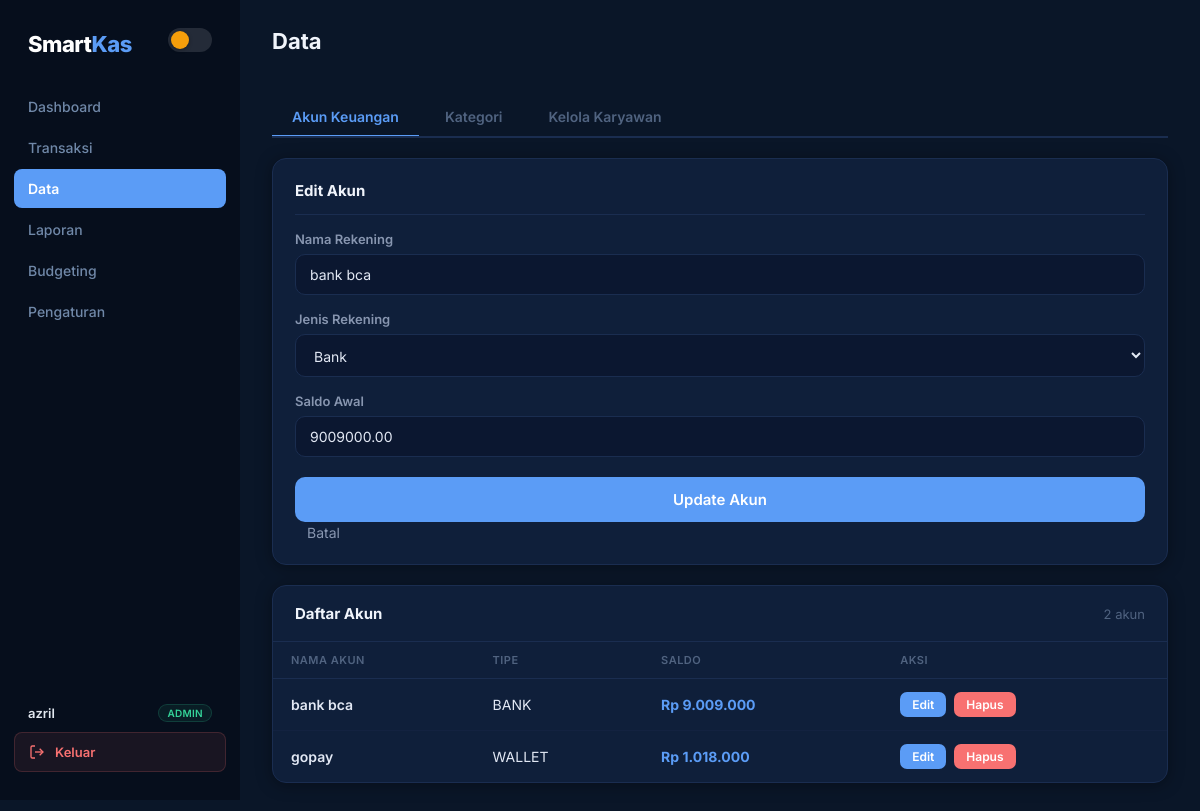
Page /data/index.php?tab=akun&edit=9 (signed in) on the committed database.
### tables this page shows
CREATE TABLE `akun_tf` (
  `id` int(11) NOT NULL,
  `user_id` int(11) NOT NULL,
  `nama_akun` varchar(255) DEFAULT NULL,
  `jenis_akun` enum('kas','bank','wallet') DEFAULT NULL,
  `saldo_awal` decimal(15,2) DEFAULT NULL,
  `saldo_akhir` decimal(15,2) DEFAULT NULL,
  `created_at` timestamp NOT NULL DEFAULT current_timestamp()
);

### data/akuntf.php (the view, shortened to what this page needs)
<?php
$userId = getOwnerUserId();
$editData = null;
if (isset($_GET['edit'])) {
    $id = (int) $_GET['edit'];
    $stmt = $conn->prepare("SELECT * FROM akun_tf WHERE id = ? AND user_id = ?");
    $stmt->execute([$id, $userId]);
    $editData = $stmt->fetch();
}
$stmtAkun = $conn->prepare("SELECT * FROM akun_tf WHERE user_id = ? ORDER BY nama_akun ASC");
$stmtAkun->execute([$userId]);
$akunList = $stmtAkun->fetchAll(PDO::FETCH_ASSOC);
?>
<div class="form-wrapper">
    <div class="card">
        <div class="card-title"><?= $editData ? 'Edit Akun' : 'Tambah Akun Baru' ?></div>
        <form method="POST" action="?tab=akun">
            <div class="form-group">
                <label>Nama Rekening</label>
                <input type="text" name="akun" value="<?= $editData ? htmlspecialchars($editData['nama_akun']) : '' ?>" placeholder="Contoh: BCA, Kas Toko">
            </div>
            <div class="form-group">
                <label>Jenis Rekening</label>
                <select name="jenis">
                    <?php foreach(['kas','bank','wallet','kredit'] as $j):
                        $selected = ($editData && $editData['jenis_akun'] == $j) ? 'selected' : ''; ?>
                    <option value="<?= $j ?>" <?= $selected ?>><?= ucfirst($j) ?></option>
                    <?php endforeach; ?>
                </select>
            </div>
            <div class="form-group">
                <label>Saldo Awal</label>
                <input type="number" name="saldo_awal" value="<?= $editData ? $editData['saldo_awal'] : 0 ?>">
            </div>
            <button type="submit" class="btn-submit"><?= $editData ? 'Update Akun' : 'Simpan Akun' ?></button>
            <?php if ($editData): ?>
            <a href="?tab=akun" class="cancel-link">Batal</a>
            <?php endif; ?>
        </form>
    </div>
</div>
<div class="table-card">
    <div class="table-header"><h2>Daftar Akun</h2><span class="result-count"><?= count($akunList) ?> akun</span></div>
    <table>
        <thead><tr><th>Nama Akun</th><th>Tipe</th><th>Saldo</th><th>Aksi</th></tr></thead>
        <tbody>
            <?php if (count($akunList) > 0): foreach($akunList as $akun): ?>
            <tr>
                <td style="font-weight:600"><?= htmlspecialchars($akun['nama_akun']) ?></td>
                <td><?= strtoupper($akun['jenis_akun']) ?></td>
                <td style="font-weight:700;color:var(--accent)">Rp <?= number_format($akun['saldo_awal'],0,',','.') ?></td>
                <td>
                    <a href="?tab=akun&edit=<?= $akun['id'] ?>" class="action-btn btn-edit">Edit</a>
                    <a href="?tab=akun&delete=<?= $akun['id'] ?>" onclick="return confirm('Yakin hapus akun ini?')" class="action-btn btn-delete">Hapus</a>
                </td>
            </tr>
            <?php endforeach; else: ?>
            <tr><td colspan="4" class="empty">Belum ada akun</td></tr>
            <?php endif; ?>
        </tbody>
    </table>
</div>

### assets/css/global.css (style rules this page uses)
:root { --font: 'Inter', 'Segoe UI', system-ui, sans-serif; --bg-body: #0a1628; --bg-card: #0f1f3a; --bg-card-hover: #142848; --bg-sidebar: #060e1c; --bg-input: #0b1730; --bg-overlay: rgba(4,8,20,.7); --text-primary: #e2e8f4; --text-secondary: #8896b0; --text-muted: #506380; --text-heading: #f0f4fb; --border: #1a2d50; --border-light: #132240; --shadow-card: 0 2px 16px rgba(0,0,0,.35); --shadow-lg: 0 8px 36px rgba(0,0,0,.5); --accent: #5b9cf6; --accent-hover: #3d82e6; --accent-glow: rgba(91,156,246,.12); --green: #34d399; --green-bg: rgba(52,211,153,.08); --green-border: rgba(52,211,153,.18); --red: #f87171; --red-bg: rgba(248,113,113,.08); --red-border: rgba(248,113,113,.18); --amber: #fbbf24; --amber-bg: rgba(251,191,36,.08); --amber-border: rgba(251,191,36,.18); --purple: #a78bfa; --purple-bg: rgba(167,139,250,.08); --purple-border: rgba(167,139,250,.18); --sidebar-active: #5b9cf6; --sidebar-text: #7088a8; --sidebar-hover: #0d1a30; --radius: 14px; --radius-sm: 10px; --radius-xs: 8px; --transition: .25s ease; }
*, *::before, *::after { margin: 0; padding: 0; box-sizing: border-box; }
html { color-scheme: dark; }
body { font-family: var(--font); background: var(--bg-body); color: var(--text-primary); display: flex; min-height: 100vh; -webkit-font-smoothing: antialiased; }
a { color: var(--accent); text-decoration: none; }
.card { background: var(--bg-card); padding: 22px; border-radius: var(--radius); box-shadow: var(--shadow-card); border: 1px solid var(--border); margin-bottom: 20px; transition: var(--transition); }
.card h2, .card-title { font-size: 15px; font-weight: 700; color: var(--text-heading); margin-bottom: 16px; padding-bottom: 14px; border-bottom: 1px solid var(--border); }
.card::before { display: none; }
.table-card { background: var(--bg-card); border-radius: var(--radius); box-shadow: var(--shadow-card); border: 1px solid var(--border); overflow: hidden; }
.table-card-header, .table-header { padding: 18px 22px; display: flex; justify-content: space-between; align-items: center; border-bottom: 1px solid var(--border); }
.table-card-header h2, .table-header h2 { font-size: 15px; font-weight: 700; color: var(--text-heading); margin-bottom: 0; padding-bottom: 0; border-bottom: none; }
.result-count { font-size: 13px; color: var(--text-muted); }
table { width: 100%; border-collapse: collapse; }
th { padding: 11px 18px; text-align: left; font-size: 11px; color: var(--text-muted); text-transform: uppercase; letter-spacing: .5px; border-bottom: 1px solid var(--border); font-weight: 600; }
td { padding: 13px 18px; font-size: 14px; border-bottom: 1px solid var(--border-light); color: var(--text-primary); }
tr:last-child td { border-bottom: none; }
.form-wrapper { max-width: 100%; }
.form-group { margin-bottom: 16px; }
label { font-size: 13px; font-weight: 600; color: var(--text-secondary); display: block; margin-bottom: 7px; }
input, select, textarea { width: 100%; padding: 11px 14px; border-radius: var(--radius-sm); border: 1.5px solid var(--border); font-size: 14px; color: var(--text-primary); background: var(--bg-input); font-family: var(--font); transition: var(--transition); }
select option { background: var(--bg-card); color: var(--text-primary); }
.btn-submit { width: 100%; padding: 13px; background: var(--accent); color: #fff; border: none; border-radius: var(--radius-sm); font-size: 15px; font-weight: 600; cursor: pointer; font-family: var(--font); transition: var(--transition); margin-top: 4px; }
button { font-family: var(--font); cursor: pointer; }
.action-btn { padding: 5px 12px; border-radius: 7px; text-decoration: none; color: #fff; font-size: 12px; font-weight: 600; margin-right: 4px; display: inline-block; transition: var(--transition); }
.btn-edit, .edit { background: var(--accent); }
.btn-delete, .delete { background: var(--red); }
.cancel-link { display: inline-block; margin-left: 12px; color: var(--text-secondary); font-size: 14px; text-decoration: none; }

### rows in the picture
akun_tf: akun "bank bca", saldo_awal "9009000.00", nama_akun "bank bca", jenis_akun "BANK", saldo_awal "9.009.000"
akun_tf: nama_akun "gopay", jenis_akun "WALLET", saldo_awal "1.018.000"

### other values in the picture
getUserName() "azril"
count($akunList) "2"
form field jenis "Bank"
